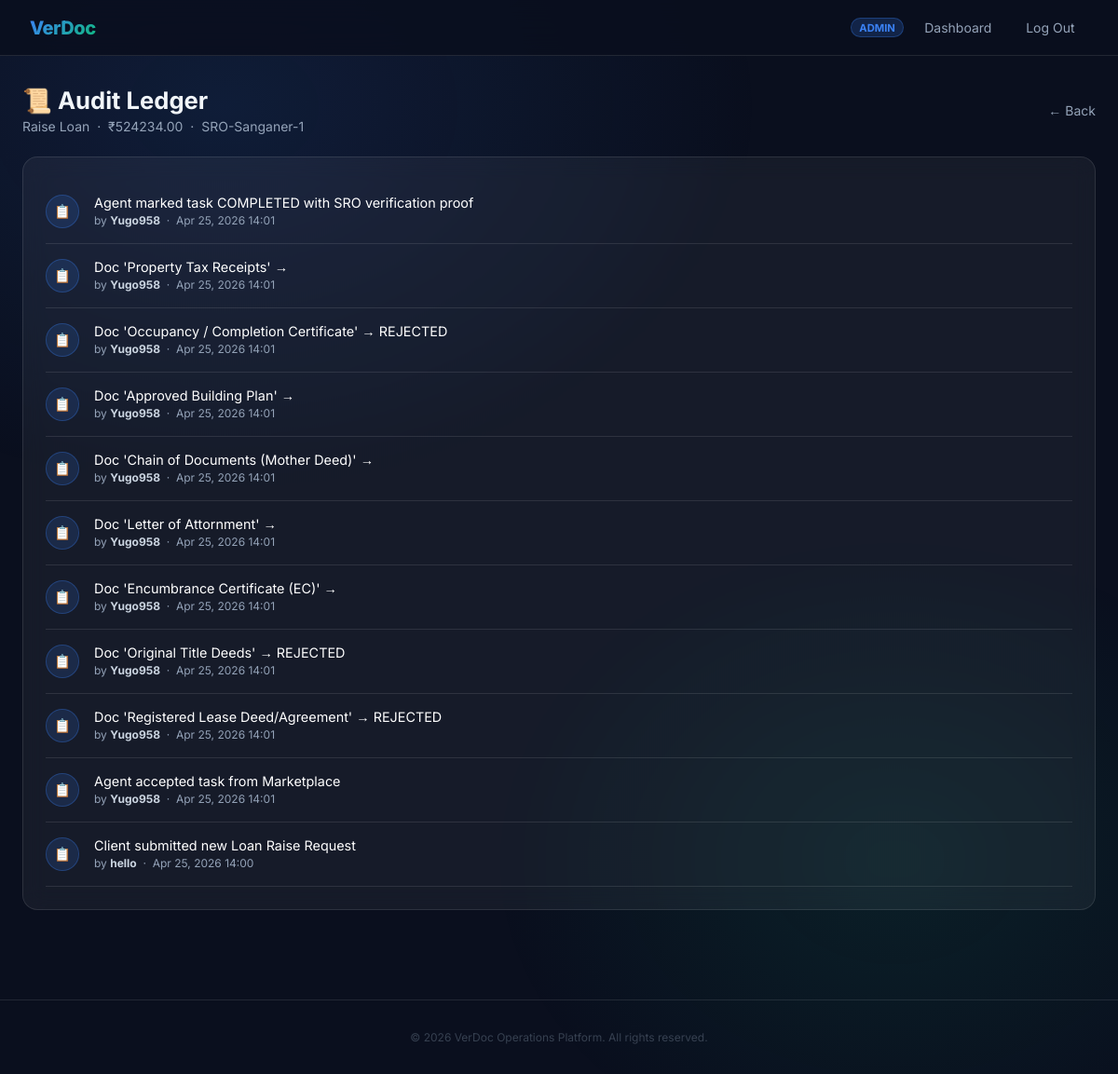
The page /history/18/ (signed in) on the database its author committed.
### core/models.py (models this page shows, shortened)
class CustomUser(AbstractUser):
    role = models.CharField(max_length=10, choices=ROLE_CHOICES, default='CLIENT')
    phone_number = models.CharField(
        max_length=10, unique=True, null=True, blank=True,
        help_text='10-digit mobile number (mandatory for Agents)',
    )
    email = models.EmailField(unique=True)
    aadhar_number = models.CharField(
        max_length=12, blank=True, default='', unique=False,
        verbose_name='Aadhaar Number',
        help_text='12-digit Aadhaar number (format: XXXX XXXX XXXX)',
    )
    pan_number = models.CharField(
        max_length=10, blank=True, default='', unique=False,
        verbose_name='PAN Number',
        help_text='10-character PAN (e.g. ABCDE1234F)',
    )
    state        = models.CharField(max_length=100, blank=True, null=True)
    district     = models.CharField(max_length=100, blank=True, null=True)
    sub_district = models.CharField(max_length=100, blank=True, null=True)
    sro_no       = models.CharField(max_length=50, blank=True, null=True, verbose_name='SRO Number')
    last_active = models.DateTimeField(null=True, blank=True, verbose_name='Last Active')
    @property
    def is_client(self):
        return self.role == 'CLIENT'

class LoanOperation(models.Model):
    client = models.ForeignKey(
        CustomUser, on_delete=models.CASCADE,
        related_name='client_operations',
        limit_choices_to={'role': 'CLIENT'},
    )
    agent = models.ForeignKey(
        CustomUser, on_delete=models.SET_NULL,
        null=True, blank=True,
        related_name='agent_operations',
        limit_choices_to={'role': 'AGENT'},
    )
    operation_type = models.CharField(max_length=10, choices=OPERATION_TYPE_CHOICES)
    amount         = models.DecimalField(max_digits=15, decimal_places=2, null=True, blank=True)
    status         = models.CharField(max_length=20, choices=STATUS_CHOICES, default='PENDING')
    notes          = models.TextField(blank=True, null=True, help_text='Updates from agent')
    state          = models.CharField(max_length=100, blank=True, null=True, verbose_name='Target State')
    district       = models.CharField(max_length=100, blank=True, null=True, verbose_name='Target District')
    sub_district   = models.CharField(max_length=100, blank=True, null=True, verbose_name='Target Sub-District')
    sro_no         = models.CharField(max_length=50, blank=True, null=True, verbose_name='Target SRO Number')
    bhu_aadhar = models.CharField(
        max_length=14, blank=True, null=True,
        verbose_name='Bhu Aadhar (ULPIN)',
        help_text='14-character alphanumeric Unique Land Parcel Identification Number.',
    )
    doc_lease_deed    = models.FileField(upload_to='bank_docs/', blank=True, null=True,
        help_text='Registered Lease Deed/Agreement')
    doc_title_deed    = models.FileField(upload_to='bank_docs/', blank=True, null=True,
        help_text='Original Title Deeds (Sale Deed/Conveyance Deed)')
    doc_encumbrance   = models.FileField(upload_to='bank_docs/', blank=True, null=True,
        help_text='Encumbrance Certificate (EC) — 13–30 year period')
    doc_attornment    = models.FileField(upload_to='bank_docs/', blank=True, null=True,
        help_text="Letter of Attornment")
    doc_mother_deed   = models.FileField(upload_to='bank_docs/', blank=True, null=True,
        help_text='Chain of Documents (Mother Deed)')
    doc_building_plan = models.FileField(upload_to='bank_docs/', blank=True, null=True,
        help_text='Approved Building Plan / Sanction Plan')
    doc_occupancy     = models.FileField(upload_to='bank_docs/', blank=True, null=True,
        help_text='Occupancy Certificate / Completion Certificate')
    doc_tax_receipts  = models.FileField(upload_to='bank_docs/', blank=True, null=True,
        help_text='Latest Property Tax Receipts')
    doc_lease_deed_status    = models.CharField(max_length=10, choices=DOC_STATUS_CHOICES, default='PENDING')
    doc_title_deed_status    = models.CharField(max_length=10, choices=DOC_STATUS_CHOICES, default='PENDING')
    doc_encumbrance_status   = models.CharField(max_length=10, choices=DOC_STATUS_CHOICES, default='PENDING')
    doc_attornment_status    = models.CharField(max_length=10, choices=DOC_STATUS_CHOICES, default='PENDING')
    doc_mother_deed_status   = models.CharField(max_length=10, choices=DOC_STATUS_CHOICES, default='PENDING')
    doc_building_plan_status = models.CharField(max_length=10, choices=DOC_STATUS_CHOICES, default='PENDING')
    doc_occupancy_status     = models.CharField(max_length=10, choices=DOC_STATUS_CHOICES, default='PENDING')
    doc_tax_receipts_status  = models.CharField(max_length=10, choices=DOC_STATUS_CHOICES, default='PENDING')
    verification_proof = models.FileField(
        upload_to='verification_proofs/', blank=True, null=True,
        help_text='SRO stamped document or receipt',
    )
    created_at = models.DateTimeField(auto_now_add=True)
    updated_at = models.DateTimeField(auto_now=True)

class OperationHistory(models.Model):
    loan_operation = models.ForeignKey(LoanOperation, on_delete=models.CASCADE, related_name='history')
    actor          = models.ForeignKey(CustomUser, on_delete=models.SET_NULL, null=True)
    action         = models.TextField()
    snapshot       = models.JSONField(null=True, blank=True)
    timestamp      = models.DateTimeField(auto_now_add=True)
    class Meta:
        ordering = ['-timestamp']

### core/views.py (the view)
# urls.py: path('history/<int:pk>/',      views.OperationHistoryView.as_view(),  name='operation_history'),
class OperationHistoryView(LoginRequiredMixin, ListView):
    model               = LoanOperation
    template_name       = 'core/operation_history.html'
    context_object_name = 'task'
    def get_queryset(self):
        user = self.request.user
        pk   = self.kwargs['pk']
        if user.is_superuser:
            return LoanOperation.objects.all()
        if user.is_client:
            return LoanOperation.objects.filter(pk=pk, client=user)
        if user.is_agent:
            return LoanOperation.objects.filter(pk=pk, agent=user)
        return LoanOperation.objects.none()
    def get_context_data(self, **kwargs):
        ctx  = super().get_context_data(**kwargs)
        pk   = self.kwargs['pk']
        user = self.request.user
        if user.is_superuser:
            task = get_object_or_404(LoanOperation, pk=pk)
        elif user.is_client:
            task = get_object_or_404(LoanOperation, pk=pk, client=user)
        else:
            task = get_object_or_404(LoanOperation, pk=pk, agent=user)
        ctx['task']    = task
        ctx['history'] = task.history.all()
        return ctx

### templates/core/operation_history.html (shortened to what this page needs)
{% extends 'base.html' %}
{% block content %}
<div style="display: flex; justify-content: space-between; align-items: center; margin-bottom: 1.5rem; flex-wrap: wrap; gap: 1rem;">
    <div>
        <h1 style="margin: 0; font-size: 1.6rem;">&#x1F4DC; Audit Ledger</h1>
        <p style="color: var(--muted); font-size: 0.875rem; margin-top: 0.25rem;">
            {{ task.get_operation_type_display }} &nbsp;·&nbsp; ₹{{ task.amount }}
            &nbsp;·&nbsp; {{ task.sro_no|default:"N/A" }}
        </p>
    </div>
    <a href="javascript:history.back()" style="color: var(--muted); text-decoration: none; font-size: 0.875rem;">&larr; Back</a>
</div>
<div class="glass" style="padding: 1.5rem;">
    {% if history %}
        {% for entry in history %}
        <div style="display: flex; gap: 1rem; padding: 1rem 0; border-bottom: 1px solid var(--glass-border);">
            <div style="width: 36px; height: 36px; border-radius: 50%; background: rgba(59,130,246,0.15); border: 1px solid rgba(59,130,246,0.3); display: flex; align-items: center; justify-content: center; flex-shrink: 0; font-size: 0.9rem;">
                &#x1F4CB;
            </div>
            <div style="flex: 1;">
                <div style="font-size: 0.9rem; color: white; margin-bottom: 0.2rem;">{{ entry.action }}</div>
                <div style="font-size: 0.75rem; color: var(--muted);">
                    {% if not user.is_client or not entry.actor.is_agent %}
                        by <strong style="color: #cbd5e1;">{{ entry.actor.username|default:"System" }}</strong> &nbsp;·&nbsp;
                    {% endif %}
                    {{ entry.timestamp|date:"M d, Y H:i" }}
                </div>
            </div>
        </div>
        {% endfor %}
    {% else %}
        <div style="text-align: center; padding: 3rem; color: var(--muted);">No history entries yet.</div>
    {% endif %}
</div>
{% endblock %}

### templates/base.html (shortened to what this page needs)
<!DOCTYPE html>
<html lang="en">
<head>
</head>
<body>
<nav>
    <a href="{% url 'dashboard' %}" class="nav-brand">VerDoc</a>
    <div class="nav-links">
        {% if user.is_authenticated %}
            <span class="nav-badge">{{ user.get_role_display|default:user.role }}</span>
            <a href="{% url 'dashboard' %}">Dashboard</a>
            <form method="post" action="{% url 'logout' %}" style="display:inline;">
                <button type="submit" style="background:none;border:none;color:var(--muted);font-size:0.875rem;padding:0.4rem 0.9rem;border-radius:6px;cursor:pointer;font-family:inherit;transition:all 0.2s;" onmouseover="this.style.color='var(--text)';this.style.background='var(--glass-bg)'" onmouseout="this.style.color='var(--muted)';this.style.background='none'">Log Out</button>
            </form>
        {% else %}
            <a href="{% url 'login' %}">Log In</a>
            <a href="{% url 'signup' %}">Sign Up</a>
        {% endif %}
    </div>
</nav>
<main>
    {% block content %}{% endblock %}
</main>
<footer>
    &copy; 2026 VerDoc Operations Platform. All rights reserved.
</footer>
</body>
</html>

### templates/base.html (style rules this page uses)
:root { --primary: #3b82f6; --success: #10b981; --warning: #f59e0b; --danger: #ef4444; --bg: #0a0f1e; --surface: #111827; --glass-bg: rgba(255,255,255,0.05); --glass-border:rgba(255,255,255,0.10); --text: #f1f5f9; --muted: #94a3b8; }
*, *::before, *::after { box-sizing: border-box; margin: 0; padding: 0; }
body { font-family: 'Inter', sans-serif; background: var(--bg); color: var(--text); min-height: 100vh; }
body::before { content: ''; position: fixed; inset: 0; background: radial-gradient(ellipse 80% 60% at 20% 10%, rgba(59,130,246,0.12) 0%, transparent 60%), radial-gradient(ellipse 60% 50% at 80% 80%, rgba(16,185,129,0.10) 0%, transparent 60%); pointer-events: none; z-index: 0; }
nav { position: sticky; top: 0; z-index: 100; background: rgba(10,15,30,0.85); backdrop-filter: blur(16px); border-bottom: 1px solid var(--glass-border); padding: 0 2rem; display: flex; align-items: center; justify-content: space-between; height: 60px; }
.nav-brand { font-size: 1.25rem; font-weight: 800; letter-spacing: -0.5px; background: linear-gradient(135deg, var(--primary), var(--success)); -webkit-background-clip: text; -webkit-text-fill-color: transparent; text-decoration: none; }
.nav-links { display: flex; gap: 0.5rem; align-items: center; }
.nav-links a { color: var(--muted); text-decoration: none; font-size: 0.875rem; padding: 0.4rem 0.9rem; border-radius: 6px; transition: all 0.2s; }
.nav-badge { font-size: 0.7rem; font-weight: 700; padding: 0.15rem 0.5rem; border-radius: 99px; background: rgba(59,130,246,0.2); color: var(--primary); border: 1px solid rgba(59,130,246,0.3); }
main { position: relative; z-index: 1; max-width: 1200px; margin: 0 auto; padding: 2rem 1.5rem; }
.glass { background: var(--glass-bg); border: 1px solid var(--glass-border); border-radius: 16px; backdrop-filter: blur(12px); }
footer { text-align: center; font-size: 0.75rem; color: #374151; padding: 2rem; border-top: 1px solid var(--glass-border); margin-top: 4rem; position: relative; z-index: 1; }

### rows shown on the page
CustomUser: role "ADMIN"
LoanOperation: operation_type "Raise Loan", amount "524234.00", sro_no "SRO-Sanganer-1"
OperationHistory: action "Agent marked task COMPLETED with SRO verification proof", actor.username "Yugo958", timestamp "Apr 25, 2026 14:01"
OperationHistory: action "Doc 'Property Tax Receipts' →", actor.username "Yugo958", timestamp "Apr 25, 2026 14:01"
OperationHistory: action "Doc 'Occupancy / Completion Certificate' → REJECTED", actor.username "Yugo958", timestamp "Apr 25, 2026 14:01"
OperationHistory: action "Doc 'Approved Building Plan' →", actor.username "Yugo958", timestamp "Apr 25, 2026 14:01"
OperationHistory: action "Doc 'Chain of Documents (Mother Deed)' →", actor.username "Yugo958", timestamp "Apr 25, 2026 14:01"
OperationHistory: action "Doc 'Letter of Attornment' →", actor.username "Yugo958", timestamp "Apr 25, 2026 14:01"
OperationHistory: action "Doc 'Encumbrance Certificate (EC)' →", actor.username "Yugo958", timestamp "Apr 25, 2026 14:01"
OperationHistory: action "Doc 'Original Title Deeds' → REJECTED", actor.username "Yugo958", timestamp "Apr 25, 2026 14:01"
OperationHistory: action "Doc 'Registered Lease Deed/Agreement' → REJECTED", actor.username "Yugo958", timestamp "Apr 25, 2026 14:01"
OperationHistory: action "Agent accepted task from Marketplace", actor.username "Yugo958", timestamp "Apr 25, 2026 14:01"
OperationHistory: action "Client submitted new Loan Raise Request", actor.username "hello", timestamp "Apr 25, 2026 14:00"
